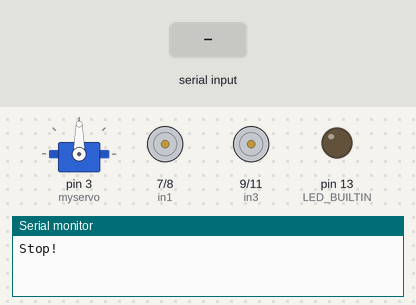
Simulated run of this sketch. Board: Arduino Uno, built with avr-gcc and run on an emulated ATmega328P. Shown: servo, motor-driver pin pairs drawn as motors (green arrow = first pin HIGH = forward, orange = second pin HIGH = backward, longer = more drive, scaled by the enable pin), output pins drawn as LEDs (lit = HIGH), the last lines printed to the serial monitor. Inputs (shaded band) come from the test bench.

Above: at 1.2 s.
1.3 s: "g" received over Serial
At 4.0 s:
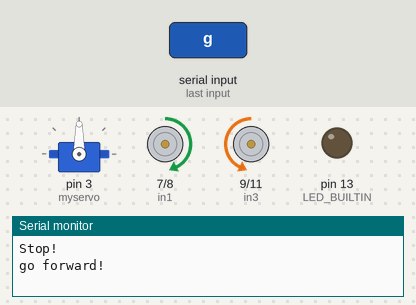
4.3 s: "l" received over Serial
At 6.0 s:
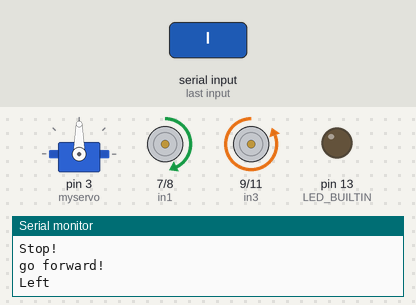
7.3 s: "r" received over Serial
At 9.2 s:
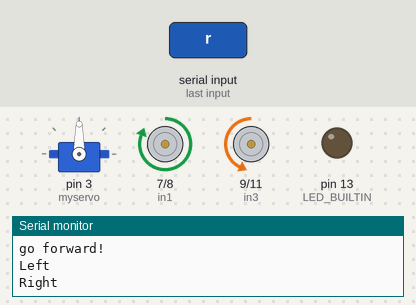
10.3 s: "R" received over Serial
At 11.3 s:
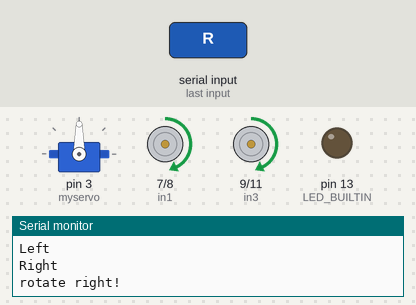
13.3 s: "L" received over Serial
At 15.5 s:
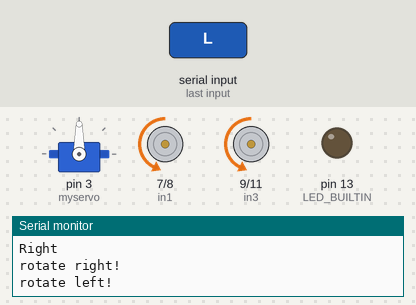
16.3 s: "b" received over Serial
At 17.6 s:
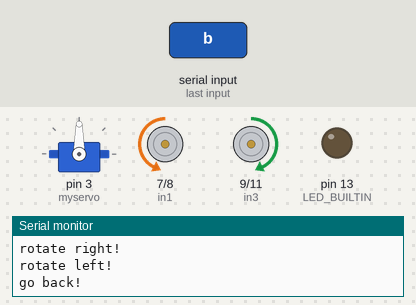
Timing chart, 0 to 20.3 s (numbered marks = the images above; inputs shaded):
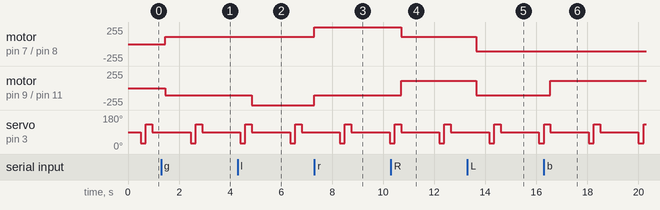

Measured:
- after the input at 1.3 s, motor on pin 7 (in1) / pin 8 (in2): stopped → forward 110/255 after 0.15 s; motor on pin 9 (in3) / pin 11 (in4): stopped → backward 110/255 after 0.15 s
- after the input at 4.3 s, motor on pin 9 (in3) / pin 11 (in4): backward 110/255 → backward 255/255 after 0.55 s
- after the input at 7.3 s, motor on pin 7 (in1) / pin 8 (in2): forward 110/255 → forward 255/255 at once; motor on pin 9 (in3) / pin 11 (in4): backward 255/255 → backward 110/255 at once
- after the input at 10.3 s, motor on pin 7 (in1) / pin 8 (in2): forward 255/255 → forward 110/255 after 0.40 s; motor on pin 9 (in3) / pin 11 (in4): backward 110/255 → forward 110/255 after 0.40 s
- after the input at 13.3 s, motor on pin 7 (in1) / pin 8 (in2), motor on pin 9 (in3) / pin 11 (in4): forward 110/255 → backward 110/255 after 0.35 s
- after the input at 16.3 s, motor on pin 9 (in3) / pin 11 (in4): backward 110/255 → forward 110/255 after 0.25 s

The sketch:

usonic_bt_daddy.ino
```cpp
//Base code made by www.elegoo.com
//Code edited by https://danielgray.me
// Jan 2018
// Modified Sep19 by Daddy (FDS)


#include <Servo.h> //servo library
Servo myservo; // create servo object to control servo

int Echo = A4;
int Trig = A5;

// motor control
int in1 = 7;
int in2 = 8;
int in3 = 9;
int in4 = 11;
int ENA = 5;
int ENB = 6;
int SPEED = 110;

int rightDistance = 0,leftDistance = 0,middleDistance = 0 ;
volatile int state = LOW;
char getstr;

//#define send 1    // see distance in console
#define manual_control 1

// Ultrasonic distance helpers

int Distance_test()
{
  digitalWrite(Trig, LOW);
  delayMicroseconds(2);
  digitalWrite(Trig, HIGH);
  delayMicroseconds(20);
  digitalWrite(Trig, LOW);
  float echo_time = pulseIn(Echo, HIGH);
  float distance_cm = echo_time / 58;
  return (int) distance_cm;
}

int take_right_distance()
{
    myservo.write(30);
    delay(500);
    int d = Distance_test();
    #ifdef send
    Serial.print("Right_cm=");
    Serial.println(d);
    #endif
    return d;
}

int take_left_distance()
{
    myservo.write(180);
    delay(100);
    int d = Distance_test();
    #ifdef send
    Serial.print("Left_cm=");
    Serial.println(d);
    #endif
    return d;
}

void recenter_eyes()
{
  //Re-center ultrasonic sensor
  myservo.write(90);
  delay(150);
}

/// Move helpers

void left_wheels_fwd()
{
  digitalWrite(in1,HIGH);
  digitalWrite(in2,LOW);
}

void left_wheels_back()
{
  digitalWrite(in1, LOW);
  digitalWrite(in2, HIGH);
}

void right_wheels_fwd()
{
  digitalWrite(in3, LOW);
  digitalWrite(in4, HIGH);
}

void right_wheels_back()
{
  digitalWrite(in3, HIGH);
  digitalWrite(in4, LOW);
}

void fwd_helper()
{
 left_wheels_fwd();
 right_wheels_fwd();
}

void _mForward()
{
 analogWrite(ENA,SPEED);
 analogWrite(ENB,SPEED);
 fwd_helper();
 Serial.println("go forward!");
}

void _mBack()
{
 analogWrite(ENA,SPEED);
 analogWrite(ENB,SPEED);
 left_wheels_back();
 right_wheels_back();
 Serial.println("go back!");
}

void blazing_fwd()
{
 analogWrite(ENA,255);
 analogWrite(ENB,255);
 fwd_helper();
 Serial.println("Blazing speed!");
}

void blazing_back()
{
 analogWrite(ENA,255);
 analogWrite(ENB,255);
 left_wheels_back();
 right_wheels_back();
 Serial.println("Blazing back!");
}

// forward and left
void left()
{
  analogWrite( ENA, SPEED );  // left wheels going slower
  analogWrite( ENB, 255 );
  fwd_helper();
  Serial.println("Left");
}

// forward and right
void right()
{
  analogWrite( ENB, SPEED );  // right wheels going slower
  analogWrite( ENA, 255 );
  fwd_helper();
  Serial.println("Right");
}

void rotate_left()
{
 analogWrite(ENA,SPEED);
 analogWrite(ENB,SPEED);
 left_wheels_back();
 right_wheels_fwd();
 Serial.println("rotate left!");
}

void rotate_right()
{
 analogWrite(ENA,SPEED);
 analogWrite(ENB,SPEED);
 left_wheels_fwd();
 right_wheels_back();
 Serial.println("rotate right!");
}

void _mStop()
{
  digitalWrite(ENA,LOW);
  digitalWrite(ENB,LOW);
  Serial.println("Stop!");
}

void toggle_flash()
{
  static bool state = LOW;
  digitalWrite(LED_BUILTIN, state);
  state = not state;
}

// Control

// Distance check and movement when stuck
void handle_stuck()
{
  digitalWrite(LED_BUILTIN, HIGH);
  delay(500);
  digitalWrite(LED_BUILTIN, LOW);
  delay(500);

  //Move back a tiny bit
  _mBack();
  delay(250);
  _mStop();
  delay(500);

  rightDistance = take_right_distance();

  recenter_eyes();

  leftDistance = take_left_distance();

  recenter_eyes();

  if(rightDistance>leftDistance)
  {
    rotate_right();
    delay(1000);
    middlecheck();
    delay(1500);
   }
   else if(rightDistance<leftDistance)
   {
    rotate_left();
    delay(1000);
    middlecheck();
    delay(1500);
   }
   else if((rightDistance<=30)||(leftDistance<=30))
   {
    _mBack();
    delay(1000);
   }
}

// Go forward cautiously
int middlecheck()
{
  myservo.write(90);
  int d = Distance_test();
  #ifdef send
  Serial.print("mid_cm=");
  Serial.println(d);
  #endif

  //Just quickly check that we aren't driving straight into something
  if(d<=30)
  {
    handle_stuck();
  }
  else if (getstr != 's')
  {
    _mForward();
  }
  return d;
}

// Alters global intention in 'getstr'
void checkbtinput()
{
  getstr = Serial.read();
  switch (getstr) {
    case 'g': _mForward(); break;
    case 'l': left(); break;
    case 'r': right(); break;
    case 'R': rotate_right(); break;
    case 'L': rotate_left(); break;
    case 'b': _mBack(); break;
    case 's': _mStop(); break;
    case 'f': toggle_flash(); break;
    case 'B': blazing_fwd(); break;
    case 'S': blazing_back(); break;
    default: break;
  }
}

void setup()
{
  myservo.attach(3);// attach servo on pin 3 to servo object
  Serial.begin(9600);
  pinMode(Echo, INPUT);
  pinMode(Trig, OUTPUT);
  pinMode(in1,OUTPUT);
  pinMode(in2,OUTPUT);
  pinMode(in3,OUTPUT);
  pinMode(in4,OUTPUT);
  pinMode(ENA,OUTPUT);
  pinMode(ENB,OUTPUT);
  pinMode(LED_BUILTIN, OUTPUT);
  _mStop();
}


void loop()
{
    checkbtinput();
    delay(500);               // go for a bit

    #ifdef manual_control
    static int n = 0;         // make it look alive!
    if (n++ % 3 == 0) {
      myservo.write(30);
      delay(200);
      myservo.write(130);
      delay(250);
      myservo.write(90);
    }
    return;
    #endif

    // Not-stuck distance check

    middlecheck();
    delay(1000);    // if nothing in front, go for another 1sec

    rightDistance = take_right_distance();
    if (rightDistance<=15)
    {
      handle_stuck();
    }

    recenter_eyes();

    leftDistance = take_left_distance();
    if (leftDistance<=15)
    {
      handle_stuck();
    }

    recenter_eyes();
    middlecheck();
    delay(200);
}
```
